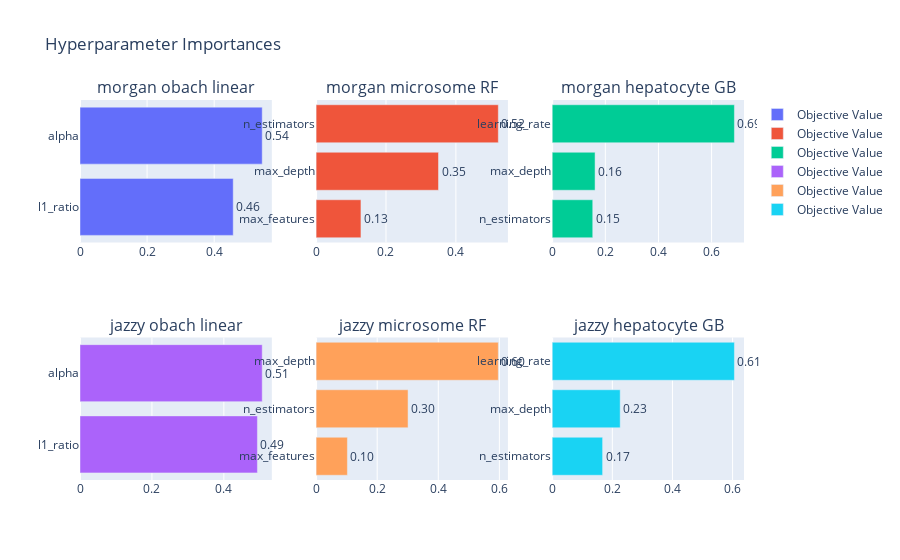

Notebook code for this chart:
### Code cell
rows = 2
cols = 3
height = 700
fig = sp.make_subplots(rows=rows, cols=cols, subplot_titles=titles)

# Add each figure to the subplot
for i in range(rows):
    for j in range(cols):
        # Extract the data from the Figure class and add it to the subplot
        trace = plots[i * cols + j]['data'][0]
        fig.add_trace(trace, row=i + 1, col=j + 1)   

# Update layout and show the plot
fig.update_layout(title_text="Hyperparameter Importances", height=height)
fig.show()

### Figure 1 — Plotly figure (JSON) as saved in the notebook; plotly's stock layout.template omitted (floating-point values rounded to 4 significant figures)
{"data": [{"cliponaxis": false, "hovertemplate": ["l1_ratio (FloatDistribution): 0.45676889935279646<extra></extra>", "alpha (FloatDistribution): 0.5432311006472035<extra></extra>"], "name": "Objective Value", "orientation": "h", "text": ["0.46", "0.54"], "textposition": "outside", "type": "bar", "x": [0.4568, 0.5432], "xaxis": "x", "y": ["l1_ratio", "alpha"], "yaxis": "y"}, {"cliponaxis": false, "hovertemplate": ["max_features (CategoricalDistribution): 0.12834908917300897<extra></extra>", "max_depth (CategoricalDistribution): 0.35026178800093255<extra></extra>", "n_estimators (CategoricalDistribution): 0.5213891228260585<extra></extra>"], "name": "Objective Value", "orientation": "h", "text": ["0.13", "0.35", "0.52"], "textposition": "outside", "type": "bar", "x": [0.1283, 0.3503, 0.5214], "xaxis": "x2", "y": ["max_features", "max_depth", "n_estimators"], "yaxis": "y2"}, {"cliponaxis": false, "hovertemplate": ["n_estimators (CategoricalDistribution): 0.15268973352957327<extra></extra>", "max_depth (CategoricalDistribution): 0.16144307234632174<extra></extra>", "learning_rate (FloatDistribution): 0.685867194124105<extra></extra>"], "name": "Objective Value", "orientation": "h", "text": ["0.15", "0.16", "0.69"], "textposition": "outside", "type": "bar", "x": [0.1527, 0.1614, 0.6859], "xaxis": "x3", "y": ["n_estimators", "max_depth", "learning_rate"], "yaxis": "y3"}, {"cliponaxis": false, "hovertemplate": ["l1_ratio (FloatDistribution): 0.4932891657471189<extra></extra>", "alpha (FloatDistribution): 0.5067108342528811<extra></extra>"], "name": "Objective Value", "orientation": "h", "text": ["0.49", "0.51"], "textposition": "outside", "type": "bar", "x": [0.4933, 0.5067], "xaxis": "x4", "y": ["l1_ratio", "alpha"], "yaxis": "y4"}, {"cliponaxis": false, "hovertemplate": ["max_features (CategoricalDistribution): 0.1025135842282504<extra></extra>", "n_estimators (CategoricalDistribution): 0.30100063682841105<extra></extra>", "max_depth (CategoricalDistribution): 0.5964857789433385<extra></extra>"], "name": "Objective Value", "orientation": "h", "text": ["0.10", "0.30", "0.60"], "textposition": "outside", "type": "bar", "x": [0.1025, 0.301, 0.5965], "xaxis": "x5", "y": ["max_features", "n_estimators", "max_depth"], "yaxis": "y5"}, {"cliponaxis": false, "hovertemplate": ["n_estimators (CategoricalDistribution): 0.1677541142890488<extra></extra>", "max_depth (CategoricalDistribution): 0.22618583761318553<extra></extra>", "learning_rate (FloatDistribution): 0.6060600480977656<extra></extra>"], "name": "Objective Value", "orientation": "h", "text": ["0.17", "0.23", "0.61"], "textposition": "outside", "type": "bar", "x": [0.1678, 0.2262, 0.6061], "xaxis": "x6", "y": ["n_estimators", "max_depth", "learning_rate"], "yaxis": "y6"}], "layout": {"annotations": [{"font": {"size": 16}, "showarrow": false, "text": "morgan obach linear", "x": 0.1444, "xanchor": "center", "xref": "paper", "y": 1, "yanchor": "bottom", "yref": "paper"}, {"font": {"size": 16}, "showarrow": false, "text": "morgan microsome RF", "x": 0.5, "xanchor": "center", "xref": "paper", "y": 1, "yanchor": "bottom", "yref": "paper"}, {"font": {"size": 16}, "showarrow": false, "text": "morgan hepatocyte GB", "x": 0.8556, "xanchor": "center", "xref": "paper", "y": 1, "yanchor": "bottom", "yref": "paper"}, {"font": {"size": 16}, "showarrow": false, "text": "jazzy obach linear", "x": 0.1444, "xanchor": "center", "xref": "paper", "y": 0.375, "yanchor": "bottom", "yref": "paper"}, {"font": {"size": 16}, "showarrow": false, "text": "jazzy microsome RF", "x": 0.5, "xanchor": "center", "xref": "paper", "y": 0.375, "yanchor": "bottom", "yref": "paper"}, {"font": {"size": 16}, "showarrow": false, "text": "jazzy hepatocyte GB", "x": 0.8556, "xanchor": "center", "xref": "paper", "y": 0.375, "yanchor": "bottom", "yref": "paper"}], "autosize": true, "title": {"text": "Hyperparameter Importances"}, "xaxis": {"anchor": "y", "autorange": true, "domain": [0, 0.2889], "range": [0, 0.5718], "type": "linear"}, "xaxis2": {"anchor": "y2", "autorange": true, "domain": [0.3556, 0.6444], "range": [0, 0.5488], "type": "linear"}, "xaxis3": {"anchor": "y3", "autorange": true, "domain": [0.7111, 1], "range": [0, 0.722], "type": "linear"}, "xaxis4": {"anchor": "y4", "autorange": true, "domain": [0, 0.2889], "range": [0, 0.5334], "type": "linear"}, "xaxis5": {"anchor": "y5", "autorange": true, "domain": [0.3556, 0.6444], "range": [0, 0.6279], "type": "linear"}, "xaxis6": {"anchor": "y6", "autorange": true, "domain": [0.7111, 1], "range": [0, 0.638], "type": "linear"}, "yaxis": {"anchor": "x", "autorange": true, "domain": [0.625, 1], "range": [-0.5, 1.5], "type": "category"}, "yaxis2": {"anchor": "x2", "autorange": true, "domain": [0.625, 1], "range": [-0.5, 2.5], "type": "category"}, "yaxis3": {"anchor": "x3", "autorange": true, "domain": [0.625, 1], "range": [-0.5, 2.5], "type": "category"}, "yaxis4": {"anchor": "x4", "autorange": true, "domain": [0, 0.375], "range": [-0.5, 1.5], "type": "category"}, "yaxis5": {"anchor": "x5", "autorange": true, "domain": [0, 0.375], "range": [-0.5, 2.5], "type": "category"}, "yaxis6": {"anchor": "x6", "autorange": true, "domain": [0, 0.375], "range": [-0.5, 2.5], "type": "category"}}}
